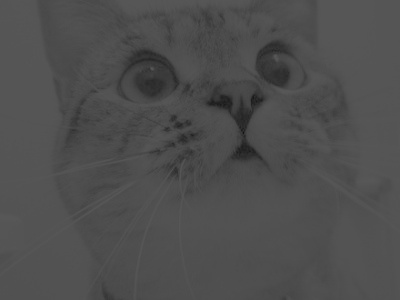
#> input picture Image processing/contrast strecth/cat.jpg, 400 x 300 px
$ python 'contrast strech.py'
#> lines starting #> are read from the running program, lines starting #| are printed output that depends on the picture
import cv2
import numpy as np
import matplotlib.pyplot as plt

image = cv2.imread('cat.jpg')
#> image is the input picture: shape (300, 400, 3); min 16, max 88, mean 78.2


gray_image = 1/3 * image[:,:,0] + 1/3 * image[:,:,1] + 1/3 * image[:,:,2]
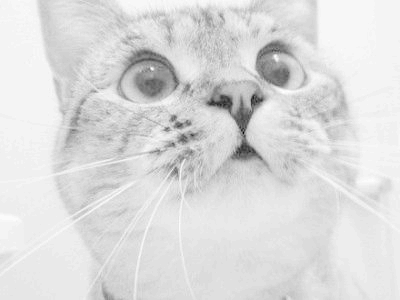
#> gray_image: shape (300, 400) float64; min 16, max 88, mean 78.2; drawn with min black and max white

#原图直方图
fig = plt.figure()
fig.add_subplot(311)
plt.hist(gray_image.ravel(),256)

#直方图平移
tmp1 = np.where(gray_image>30,gray_image - 30,0)
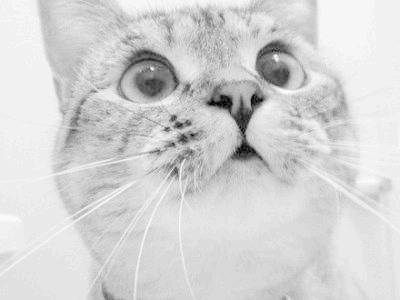
#> tmp1: shape (300, 400) float64; min 0, max 58, mean 48.2; drawn with min black and max white
fig.add_subplot(312)
plt.hist(tmp1.ravel(),256)

#直方图平移后图像
cv2.imshow('a',tmp1.astype("uint8"))
cv2.waitKey()

#对比度拉伸
MAX = 255
MIN = 0
img_min = np.min(gray_image)
#> img_min = 16
img_max = np.max(gray_image)
#> img_max = 88
tmp2 = (gray_image - img_min) / (img_max - img_min) * (MAX - MIN) + MIN
fig.add_subplot(313)
plt.hist(tmp2.ravel(),256)

cv2.imshow('b',tmp2.astype("uint8"))
cv2.waitKey()
plt.show()
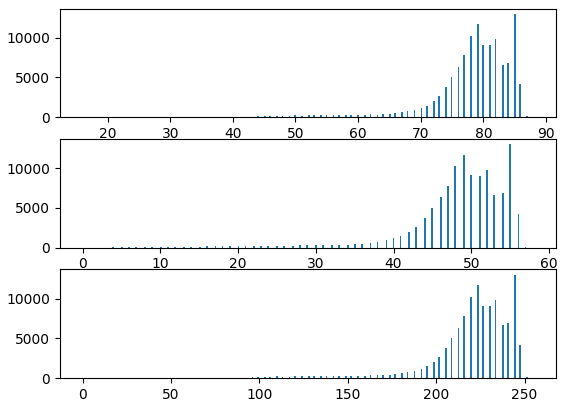
#> figure drawn by matplotlib, 3 panels; panel 1: tallest bar 12992 high, from x = 84.91 to 85.19; panel 2: tallest bar 12992 high, from x = 54.83 to 55.05; panel 3: tallest bar 12992 high, from x = 244 to 245


cv2.imwrite('linearization_cat.jpg',tmp1)
cv2.imwrite('contrast_strech_cat.jpg',tmp2)
